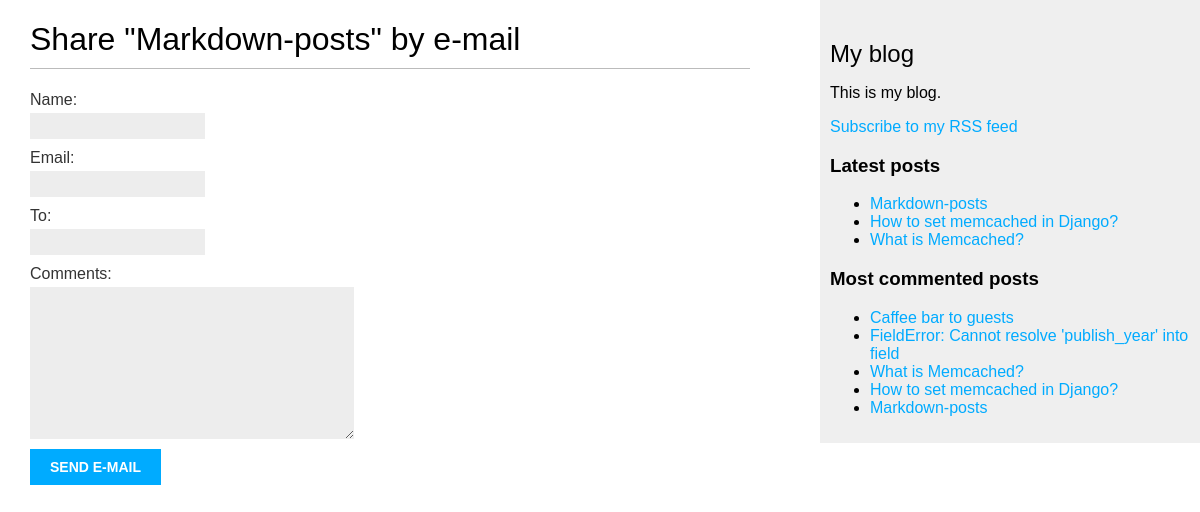
Page /blog/6/share/ on the committed database.
### blog/models.py (models this page shows, shortened)
class Post(models.Model):
    class Status(models.TextChoices):
        DRAFT = 'DF', 'Draft'
        PUBLISHED = 'PB', 'Published'
    title = models.CharField(max_length=250)
    slug = models.SlugField(max_length=250, unique_for_date='publish')
    author = models.ForeignKey(User, on_delete=models.CASCADE, related_name='blog_posts')
    body = models.TextField()
    publish = models.DateTimeField(default=timezone.now)
    created = models.DateTimeField(auto_now_add=True)
    updated = models.DateTimeField(auto_now_add=True)
    status = models.CharField(max_length=2, choices=Status.choices, default=Status.DRAFT)
    tags = TaggableManager()
    objects = models.Manager() # Менеджер, применяемый по умолчанию
    published = PublishedManager() # конкретно-прикладной менеджер
    class Meta:
        ordering = ['-publish']
        indexes = [
            models.Index(fields=['-publish']),
        ]
    def get_absolute_url(self):
        return reverse(
            "blog:post_detail",
            args=[
                self.publish.year,
                self.publish.month,
                self.publish.day,
                self.slug
            ]
        )

### blog/views.py (the view)
def post_share(request, post_id):
    post = get_object_or_404(
        klass=Post,
        id=post_id,
        status=Post.Status.PUBLISHED
    )
    sent = False
    if request.method == 'POST':
        form = EmailPostForm(request.POST)
        if form.is_valid():
            cd = form.cleaned_data
            post_url = request.build_absolute_uri(post.get_absolute_url())
            subject = f"{cd['name']} recommends you read " f"{post.title}"
            message = f"Read {post.title} at {post_url}\n\n" f"{cd['name']}'s comment: {cd['comments']}"
            send_mail(subject, message, 'sprintdeliveryapp@gmail.com', [cd['to']])
            sent = True
    else:
        form = EmailPostForm()
    context = {
        'post': post,
        'form': form,
        'sent': sent
    }
    return render(request=request, template_name='blog/post/share.html', context=context)

### blog/forms.py
class EmailPostForm(forms.Form):
    name = forms.CharField(max_length=25)
    email = forms.EmailField()
    to = forms.EmailField()
    comments = forms.CharField(required=False, widget=forms.Textarea)

### blog/models.py (called while the page is built)
    def get_queryset(self):
        return super().get_queryset().filter(status=Post.Status.PUBLISHED)

### blog/templatetags/blog_tags.py (called while the page is built)
@register.inclusion_tag(filename='blog/post/latest_posts.html')
def show_latest_posts(count=5):
    latest_posts = Post.published.order_by('-publish')[:count]
    results = {
        'latest_posts': latest_posts
    }
    return results

@register.simple_tag
def get_most_commented_posts(count=5):
    return Post.published.annotate(
        total_comments=Count('comments')
    ).order_by('-total_comments')[:count]

### blog/templates/blog/post/share.html (shortened to what this page needs)
{% extends 'blog/base.html' %}
{% block content %}
    {% if sent %}
        <h1>E-mail successfully sent</h1>
        <p>
        "{{ post.title }}" was successfully sent
        to {{ form.cleaned_data.to }}.
        </p>
    {% else %}
        <h1>Share "{{ post.title }}" by e-mail</h1>
        <form method="post">
            {{ form.as_p }}
            <input type="submit" value="Send e-mail">
        </form>
    {% endif %}
{% endblock %}

### blog/templates/blog/base.html (shortened to what this page needs)
{% load blog_tags %}
{% load static %}
<!DOCTYPE html>
<html>
<head>
    <link href="{% static "css/blog.css" %}" rel="stylesheet">
</head>
<body>
    <div id="content">
        {% block content %}
        {% endblock %}
    </div>
    <div id="sidebar">
        <h2>My blog</h2>
        <p>This is my blog.</p>
        <p>
            <a href="{% url "blog:post_feed" %}">
                Subscribe to my RSS feed
            </a>
        </p>
        <h3>Latest posts</h3>
        {% show_latest_posts 3 %}
        <h3>Most commented posts</h3>
        {% get_most_commented_posts as most_commented_posts %}
        <ul>
            {% for post in most_commented_posts %}
                <li>
                <a href="{{ post.get_absolute_url }}">{{ post.title }}</a>
                </li>
            {% endfor %}
        </ul>
    </div>
</body>
</html>

### blog/templates/blog/post/latest_posts.html
<ul>
    {% for post in latest_posts %}
        <li>
            <a href="{{ post.get_absolute_url }}">{{ post.title }}</a>
        </li>
    {% endfor %}
</ul>

### blog/static/css/blog.css (style rules this page uses)
body { margin:0; padding:0; font-family:helvetica, sans-serif; }
a { color:#00abff; text-decoration:none; }
h1 { font-weight:normal; border-bottom:1px solid #bbb; padding:0 0 10px 0; }
h2 { font-weight:normal; margin:30px 0 0; }
#content { float:left; width:60%; padding:0 0 0 30px; }
#sidebar { float:right; width:30%; padding:10px; background:#efefef; height:100%; }
label { float:left; clear:both; color:#333; margin-bottom:4px; }
input, textarea { clear:both; float:left; margin:0 0 10px; background:#ededed; border:0; padding:6px 10px; font-size:12px; }
input[type=submit] { font-weight:bold; background:#00abff; color:#fff; padding:10px 20px; font-size:14px; text-transform:uppercase; }

### rows in the picture
Post: title "Markdown-posts"
Post: title "How to set memcached in Django?"
Post: title "What is Memcached?"
Post: title "Caffee bar to guests"
Post: title "FieldError: Cannot resolve 'publish_year' into field"
